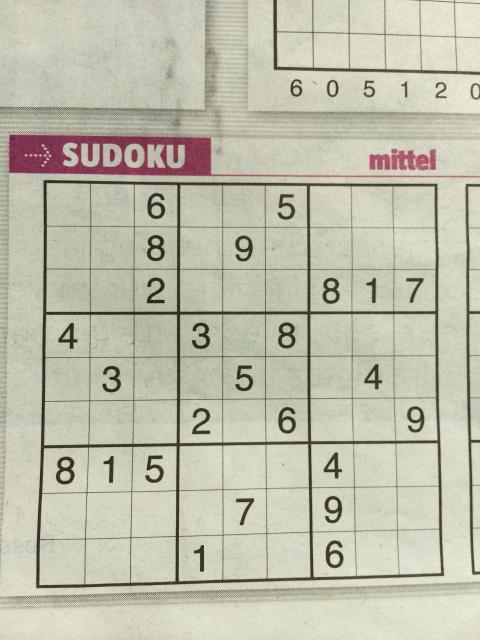
#> input picture IVP Lab - Model Questions/IVP Lab - Model Questions/SET-3/image1004.jpg, 960 x 1280 px, found by its file name (shown at 1/2 size)
$ jupyter execute --allow-errors 'Sudoku Number.ipynb'   (shell and % lines are left out)
#> lines starting #> are read from the running program, lines starting #| are printed output that depends on the picture
[cell 1]
import cv2
import numpy as np
import matplotlib.pyplot as plt

[cell 2]
image = cv2.imread("C:/Users/anjan/SNU/6th Sem/IVP/IVP Lab - Model Questions/IVP Lab - Model Questions/SET-3/image1004.jpg")
#> image is the input picture: shape (1280, 960, 3); mean B, G, R 173, 191.2, 191.7

[cell 3]
plt.figure(figsize=(8, 6))
plt.imshow(cv2.cvtColor(image, cv2.COLOR_BGR2RGB))
plt.title('Original Image')
plt.show()

[cell 4]
image = image[250:1120,40:900]
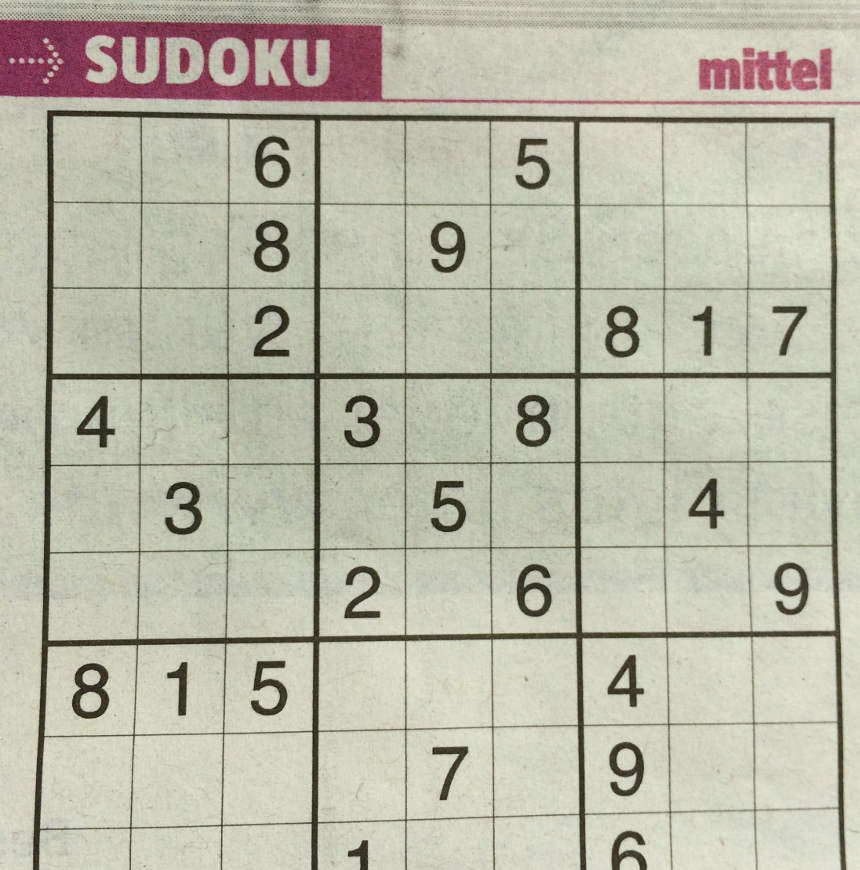
#> image: shape (870, 860, 3); mean B, G, R 167.6, 185.8, 186.5
plt.imshow(image)
plt.show()

[cell 5]
gray = cv2.cvtColor(image, cv2.COLOR_BGR2GRAY)
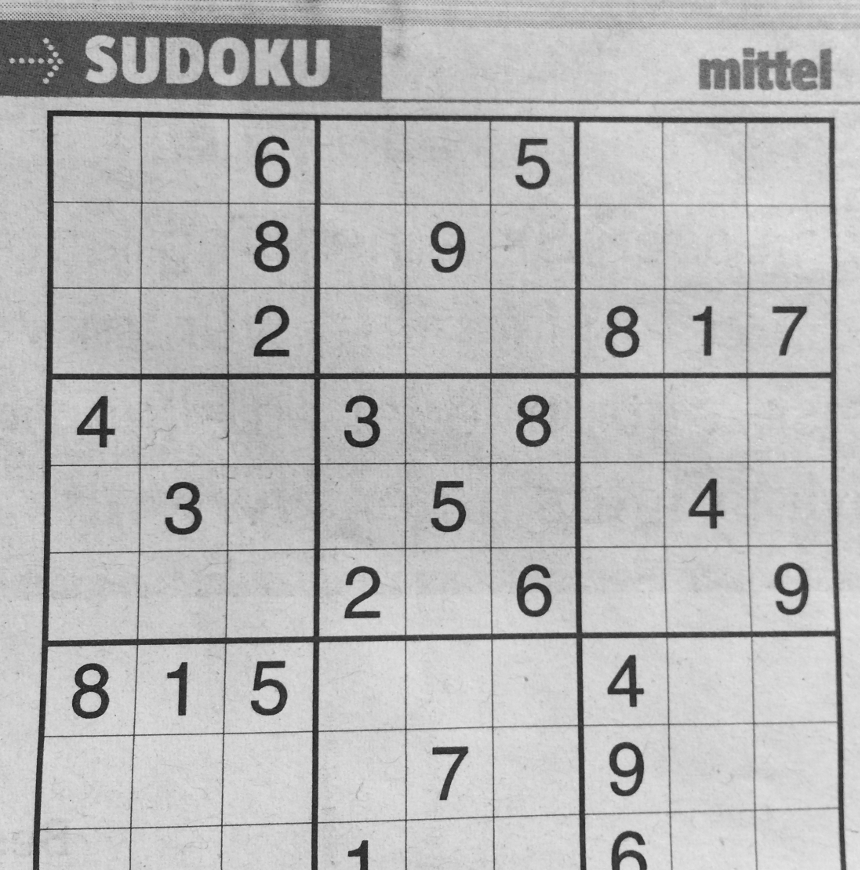
#> gray: shape (870, 860); min 21, max 235, mean 184

[cell 6]
plt.figure(figsize=(8, 6))
plt.imshow(gray, cmap='gray')
plt.title('Grayscale Image')
plt.show()

[cell 7]
blurred = cv2.GaussianBlur(gray, (5, 5), 0)

[cell 8]
plt.figure(figsize=(8, 6))
plt.imshow(blurred, cmap='gray')
plt.show()

[cell 9]
edges = cv2.Canny(blurred, 50, 100)
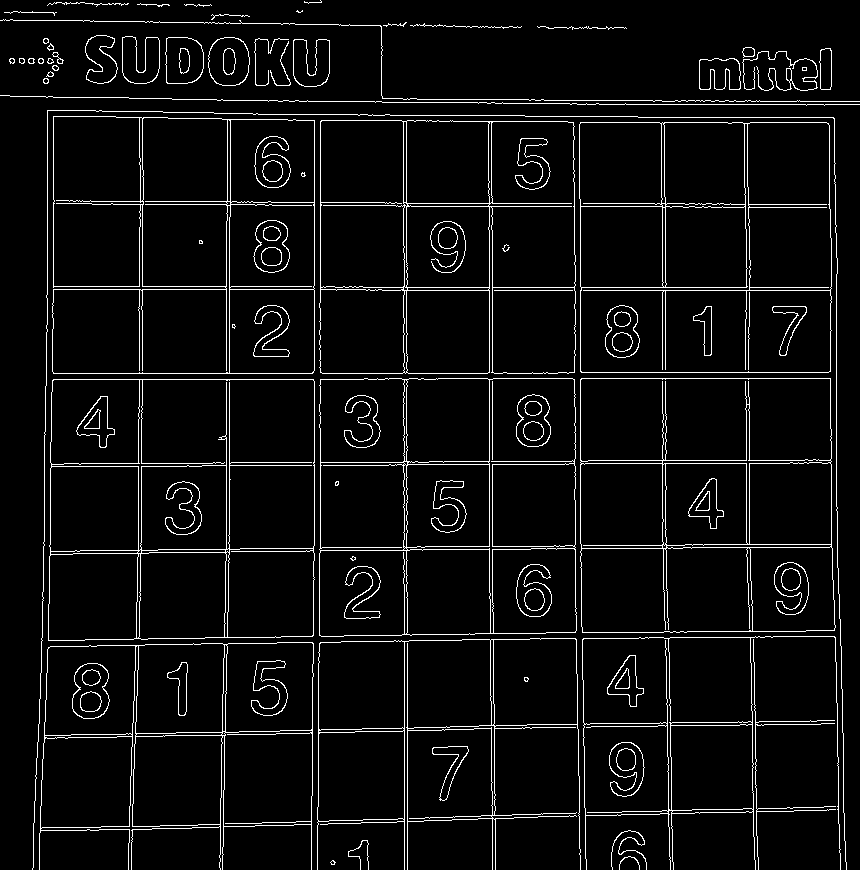
#> edges: shape (870, 860); 5.3% white in thin lines or dots

plt.figure(figsize=(8, 6))
plt.imshow(edges, cmap='gray')
plt.title('Edges')
plt.show()
